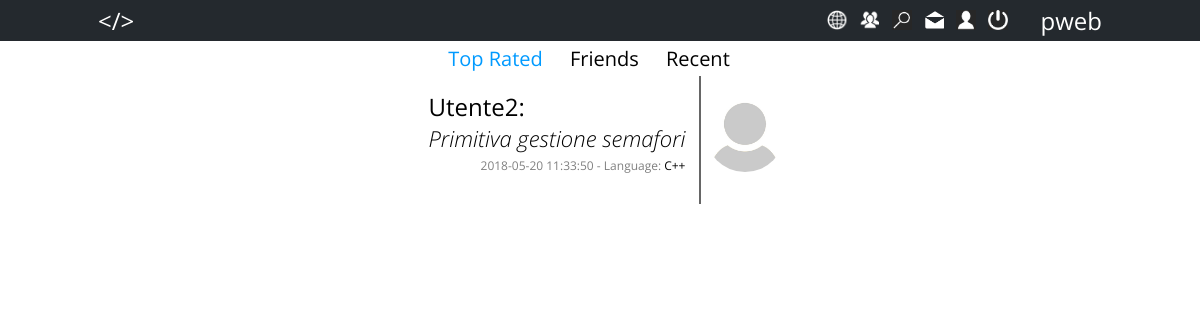
/php/page.php (signed in), run on the app's committed database.
### tables this page shows
CREATE TABLE `richiesta` (
  `ID` int(11) NOT NULL AUTO_INCREMENT,
  `Istante` timestamp NOT NULL DEFAULT CURRENT_TIMESTAMP,
  `Titolo` varchar(130) NOT NULL,
  `Descrizione` text NOT NULL,
  `Linguaggio` varchar(100) NOT NULL,
  `Visibilita` tinyint(1) NOT NULL,
  `Autore` int(11) NOT NULL,
  PRIMARY KEY (`ID`),
  KEY `richiesta_ibfk_1` (`Autore`),
  CONSTRAINT `richiesta_ibfk_1` FOREIGN KEY (`Autore`) REFERENCES `utente` (`ID`) ON DELETE NO ACTION
);

### php/utils/managerDB.php (called while the page is built, shortened)
<?php
require UTILS_DIR.'configurationDB.php';
$dbmanager = new DBManager();
class DBManager {
		private $connection = null;
    	function openConnection(){
    		if (!$this->isOpened()){
    			global $host;
    			global $username;
    			global $password;
    			global $dbName;
    			$this->connection = new mysqli($host, $username, $password);
				$this->connection->select_db($dbName) or
					die ('Non posso usare il database selezionato: ' . mysqli_error());
			}
    	}
    	function isOpened(){
       		return ($this->connection != null);
    	}
		function performQuery($queryText) {
			return $this->connection->query($queryText);
		}
		function sqlInjectionFilter($parameter){
			return $this->connection->real_escape_string($parameter);
		}
		function closeConnection(){
			$this->connection = null;
		}
	}
?>

### php/utils/configurationDB.php (called while the page is built)
<?php
	$host = 'localhost';
	$username = 'root';
	$password = '';
	$dbName = 'codeportal';
?>

### php/utils/informationUtil.php (called while the page is built, shortened)
<?php
require UTILS_DIR.'managerDB.php';
function topRatedRequests() {
	global $dbmanager;
	$query = 'SELECT DT.* '.
			 'FROM ( '.
				  'SELECT R.*, '.
				  		'U.ID AS UserID, '.
						'U.Username AS UsernameAutore, '.
						'U.Image, '.
						'U.Amministratore, '.
						'count(DISTINCT RA.ID) AS NumResponses '.
				  'FROM (richiesta R INNER JOIN utente U ON U.ID=R.Autore) '.
				  		'LEFT OUTER JOIN risposta RA ON RA.Richiesta=R.ID '.
				  'WHERE R.Visibilita=1 '.
				  'GROUP BY R.ID, U.Username '.
				  'ORDER BY NumResponses DESC, R.Istante DESC '.
			 ') DT '.
			 'WHERE DT.NumResponses>=( '.
			 	'SELECT avg(DT2.NumResponses) '.
			 	'FROM ( '.
					  'SELECT count(DISTINCT RA.ID) AS NumResponses '.
					  'FROM (richiesta R INNER JOIN utente U ON U.ID=R.Autore) '.
					  		'LEFT OUTER JOIN risposta RA ON RA.Richiesta=R.ID '.
					  'WHERE R.Visibilita=1 '.
					  'GROUP BY R.ID, U.Username '.
					  'ORDER BY NumResponses DESC, R.Istante DESC '.
				 ') DT2 '.
			 ')';
	$rows = $dbmanager->performQuery($query);
	return $rows;
}
function id2Pic($id) {
	global $dbmanager;
	$id = $dbmanager->sqlInjectionFilter($id);
	$query = 'SELECT U.Image '.
			 'FROM utente U '.
			 'WHERE U.ID='.$id;
	$result = $dbmanager->performQuery($query);
	return $result;
}
?>

### php/layout/dataWrapper.php (the view, shortened to what this page needs)
<?php
include_once UTILS_DIR.'profilePicUtil.php';
function wrapRequests($data) {
	while ($row = $data->fetch_assoc()) {
		$img = getPic($row['UserID']);
		echo "<div id='".$row["ID"]."' class='post_container'>".
			 "<div class='post'>".
			 "<span class='author ".($row['Amministratore']?"admin":"")."'>".$row["UsernameAutore"].":</span><br>".
			 "<span class='description'>".$row["Titolo"]."</span><br>".
			 "<div style='text-align: right;'>".
			 "<span class='details'>".$row["Istante"]." - Language: </span>".
			 "<span class='details' style='color: black;'>".$row["Linguaggio"]."</span>".
			 "</div>".
			 "</div><div class='post_picture'>".
			 	$img.
			 "</div></div>".
			 "<div class='clear'></div>\n".
			 "<script>\n".
			 	"var x_container = document.getElementById('".$row['ID']."');\n".
			 	"x_container.addEventListener('click',function(){\n".
			 		"window.location = './view.php?id=".$row["ID"]."';\n".
			 	"});\n".
			 "</script>";
	}
}
?>

### php/utils/profilePicUtil.php (shortened to what this page needs)
<?php
	function getPic($id) {
		$default_pic = '<img src="./../images/user-default.jpeg" alt="Profile Pic">';
		$type = id2Pic($id);
		$type = $type->fetch_assoc();
		if (!$type['Image']) {
			return $default_pic;
		}
		return '<img src="./../uploads/'.hash('sha256', $id).'" alt="Profile Pic" >';
	}
?>

### style/page.css (style rules this page uses)
html { margin: 0; padding: 0; }
body { margin: 0; padding: 0; font-family: 'Open Sans', sans-serif; }
.post_container { float: right; cursor: pointer; overflow: hidden; }
.post_picture { display: inline-block; position: relative; top: 16px; margin-left: 4px; }
.post_picture img { width: 80px; height: 80px; border-radius: 40px; }
.post { display: inline-block; padding: 14px; margin-bottom: 4px; min-height: 100px; border-right: 2px solid #666666; text-align: left; float: left; }
.author { font-style: bold; font-weight: 400; font-size: 24px; }
.description { font-style: italic; font-size: 22px; font-weight: 300; }
.details { font-size: 12px; color: gray; }

### data on the page
richiesta: UsernameAutore "Utente2", Titolo "Primitiva gestione semafori", Istante "2018-05-20 11:33:50", Linguaggio "C++"

### other printed values
$_SESSION['username'] "pweb"
